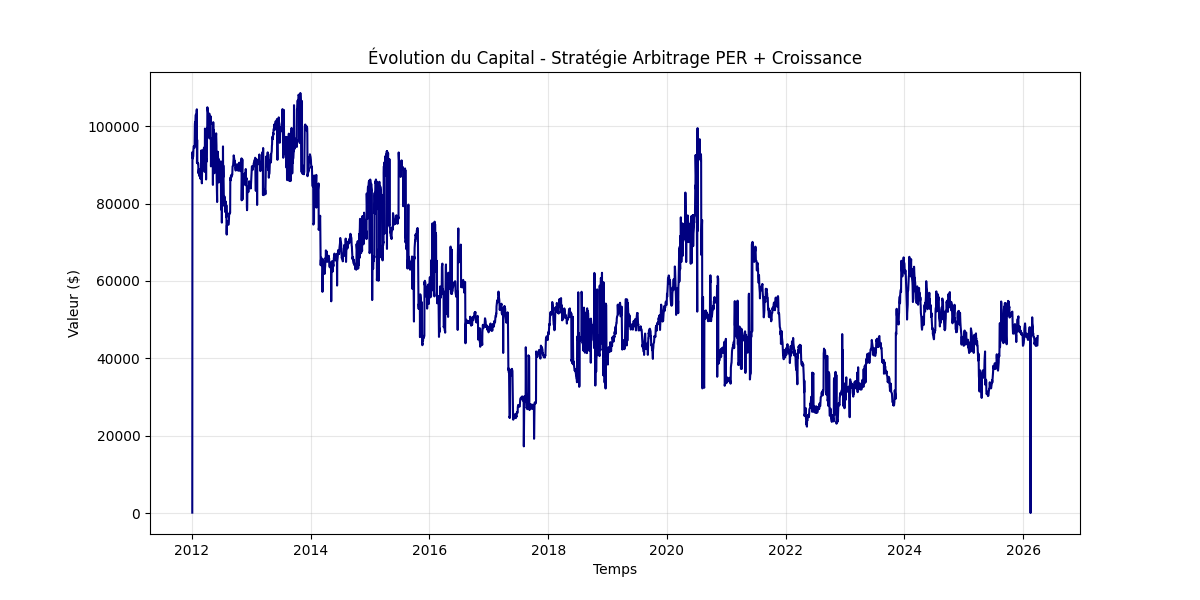

Generate this figure with Python:
import polars as pl
import os
import matplotlib.pyplot as plt
from datetime import datetime
from tqdm import tqdm

# --- CONFIGURATION ---
MATRIX_PATH = "/media/gauthierstrich/LaCie/SMID-SEC-Data-Engine-Storage/silver/alpha_matrix_master.parquet"
INITIAL_CAPITAL = 100000
START_DATE = "2012-01-01" # On commence en 2012 pour avoir assez de données de croissance (YoY)
END_DATE = "2026-04-01"
MAX_POSITIONS = 15
TRANSACTION_FEE = 0.001 
STOP_LOSS = -0.15 # Plus serré car on suit en daily

def run_active_value_backtest():
    print(f"🚀 Lancement du Moteur de Trading Actif ({START_DATE} au {END_DATE})...")
    
    # 1. Charger la Matrice (on ne garde que les colonnes nécessaires pour économiser la RAM)
    needed_cols = ["ticker", "p_date", "close", "pe_ratio", "rev_growth_yoy", "mkt_cap", "adv_20d", "roe", "long_term_debt", "short_term_debt", "equity"]
    df = pl.scan_parquet(MATRIX_PATH).select(needed_cols)
    
    # Calculer le ratio d'endettement à la volée
    df = df.with_columns(
        ((pl.col("long_term_debt").fill_null(0) + pl.col("short_term_debt").fill_null(0)) / pl.col("equity").replace(0, None)).alias("debt_to_equity")
    )
    
    df = df.filter(
        (pl.col("p_date") >= datetime.strptime(START_DATE, "%Y-%m-%d").date()) &
        (pl.col("p_date") <= datetime.strptime(END_DATE, "%Y-%m-%d").date())
    ).sort("p_date")

    all_dates = df.select("p_date").unique().sort("p_date").collect().to_series().to_list()
    
    current_cash = INITIAL_CAPITAL
    equity_curve = []
    portfolio = {} # {ticker: {'qty': Q, 'entry_price': P}}
    
    print(f"💰 Capital de départ : {INITIAL_CAPITAL:,}$")
    print(f"🛠️ Stratégie : Arbitrage PER Daily + Croissance Revenue > 0")

    # 3. Boucle de Trading Quotidienne
    for i in tqdm(range(len(all_dates)), desc="Trading"):
        current_date = all_dates[i]
        
        # A. On récupère les données du jour pour tout le marché SMID
        # Univers : Small/Mid Caps avec liquidité
        day_data = df.filter(
            (pl.col("p_date") == current_date) &
            (pl.col("mkt_cap").is_between(200e6, 3e9)) &
            (pl.col("adv_20d") > 500000)
        ).collect()
        
        if day_data.is_empty():
            continue

        # Calcul de la "Température du Marché" (PER Moyen)
        mean_pe = day_data.filter(pl.col("pe_ratio") > 0)["pe_ratio"].mean()
        if mean_pe is None: mean_pe = 15.0 # Fallback

        # B. GESTION DU PORTEFEUILLE ACTUEL (Ventes)
        current_portfolio_value = 0
        tickers_to_sell = []
        
        if portfolio:
            # On cherche les prix et ratios du jour pour nos actions
            today_stats = day_data.filter(pl.col("ticker").is_in(list(portfolio.keys())))
            stats_dict = {row['ticker']: row for row in today_stats.to_dicts()}
            
            for ticker, data in list(portfolio.items()):
                stats = stats_dict.get(ticker)
                
                if not stats: # Faillite ou Delisting (Sortie du dataset)
                    # print(f"💀 Faillite/Delist détecté sur {ticker}")
                    continue
                
                current_price = stats['close']
                current_pe = stats['pe_ratio']
                line_value = data['qty'] * current_price
                current_portfolio_value += line_value
                
                # CONDITION DE VENTE 1 : PER > Moyenne Marché
                if current_pe and current_pe > mean_pe:
                    tickers_to_sell.append(ticker)
                
                # CONDITION DE VENTE 2 : Stop Loss
                elif (current_price / data['entry_price'] - 1) < STOP_LOSS:
                    tickers_to_sell.append(ticker)

            # Exécution des ventes
            for ticker in tickers_to_sell:
                price = stats_dict[ticker]['close']
                cash_from_sale = portfolio[ticker]['qty'] * price * (1 - TRANSACTION_FEE)
                current_cash += cash_from_sale
                current_portfolio_value -= (portfolio[ticker]['qty'] * price)
                del portfolio[ticker]

        # C. GESTION DES OPPORTUNITÉS (Achats)
        slots_available = MAX_POSITIONS - len(portfolio)
        
        if slots_available > 0:
            # On cherche les meilleures opportunités selon tes critères
            candidates = day_data.filter(
                (pl.col("pe_ratio") > 0) & 
                (pl.col("pe_ratio") < (mean_pe * 0.7)) & # On veut un rabais de 30% vs le marché
                (pl.col("rev_growth_yoy") > 0.05) &      # Croissance > 5% (Sécurité)
                (pl.col("roe") > 0.05) &                 # Rentable
                (~pl.col("ticker").is_in(list(portfolio.keys()))) # Pas déjà en portefeuille
            ).sort("pe_ratio").limit(slots_available)
            
            if not candidates.is_empty():
                # On divise le cash dispo équitablement
                cash_per_pos = current_cash / slots_available
                
                for row in candidates.to_dicts():
                    ticker = row['ticker']
                    price = row['close']
                    qty = (cash_per_pos * (1 - TRANSACTION_FEE)) / price
                    portfolio[ticker] = {'qty': qty, 'entry_price': price}
                    current_cash -= (qty * price)

        # D. Enregistrement de l'Equity
        equity_curve.append({
            "date": current_date, 
            "value": current_portfolio_value + current_cash
        })

    # 4. Rapport de Performance
    final_df = pl.DataFrame(equity_curve)
    final_val = final_df['value'].tail(1)[0]
    profit_pct = (final_val / INITIAL_CAPITAL - 1) * 100
    
    print("\n--- [RAPPORT DE TRADING ACTIF ALPHA] ---")
    print(f"💰 Capital Final : {final_val:,.2f}$")
    print(f"📈 Performance Totale : {profit_pct:.2f}%")
    
    # Drawdown
    final_df = final_df.with_columns(pl.col("value").cum_max().alias("peak"))
    final_df = final_df.with_columns(((pl.col("value") - pl.col("peak")) / pl.col("peak")).alias("drawdown"))
    print(f"📉 Drawdown Max : {final_df['drawdown'].min()*100:.2f}%")

    # 5. Graphique
    plt.figure(figsize=(12, 6))
    plt.plot(final_df['date'], final_df['value'], color='navy', lw=1.5)
    plt.fill_between(final_df['date'], final_df['value'], INITIAL_CAPITAL, where=(final_df['value'] > INITIAL_CAPITAL), color='green', alpha=0.1)
    plt.title("Évolution du Capital - Stratégie Arbitrage PER + Croissance")
    plt.xlabel("Temps")
    plt.ylabel("Valeur ($)")
    plt.grid(True, alpha=0.3)
    plt.savefig("backtest_active_alpha.png")
    print(f"\n📊 Graphique de trading sauvegardé : backtest_active_alpha.png")

if __name__ == "__main__":
    run_active_value_backtest()
